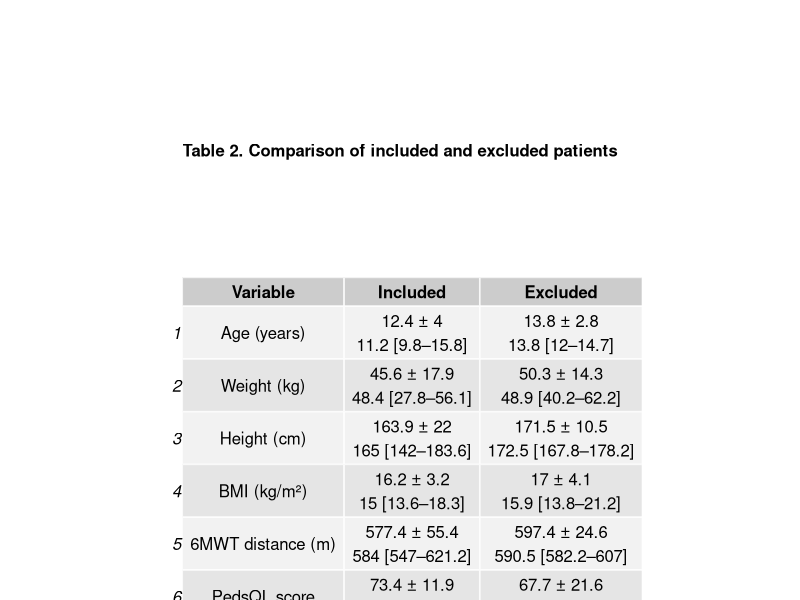

The R script that drew this image:
## ---- chunk 1
knitr::opts_chunk$set(echo = TRUE, warning = FALSE, message = FALSE)
## ---- chunk 2
# Load package
library(readxl)

# Import datasets
included_data <- read_excel("data/data_clean.xlsx")
excluded_data <- read_excel("data/data_excluded.xlsx")

# Check structure
str(included_data)
str(excluded_data)
## ---- chunk 3

# Load packages
library(gridExtra)
library(grid)

# ---- 1. FUNCTIONS ----

# Mean ± SD
mean_sd <- function(x) {
  paste0(
    round(mean(x, na.rm = TRUE), 1), " ± ",
    round(sd(x, na.rm = TRUE), 1)
  )
}

# Median [IQR]
median_iqr <- function(x) {
  paste0(
    round(median(x, na.rm = TRUE), 1), " [",
    round(quantile(x, 0.25, na.rm = TRUE), 1), "–",
    round(quantile(x, 0.75, na.rm = TRUE), 1), "]"
  )
}

# ---- 2. VARIABLES ----

vars <- c("age", "weight_kg", "height_cm", "bmi_kg_cm2",
          "6minwt_distance_traveled_m_before",
          "pedsql_totalself_before")

# ---- 3. BUILD CLEAN TABLE ----

table_final <- data.frame(
  Variable = vars,
  Included = paste0(
    sapply(included_data[vars], mean_sd), "\n",
    sapply(included_data[vars], median_iqr)
  ),
  Excluded = paste0(
    sapply(excluded_data[vars], mean_sd), "\n",
    sapply(excluded_data[vars], median_iqr)
  )
)

# Remove row names
rownames(table_final) <- NULL

# Rename variables (clean labels)
table_final$Variable <- c(
  "Age (years)",
  "Weight (kg)",
  "Height (cm)",
  "BMI (kg/m²)",
  "6MWT distance (m)",
  "PedsQL score"
)

# Display table in RMarkdown
table_final

# ---- 4. EXPORT TO PDF ----

pdf("figures/Table_2_Comparison_Included_Excluded.pdf", width = 9, height = 7)

grid.arrange(
  textGrob(
    "Table 2. Comparison of included and excluded patients",
    gp = gpar(fontsize = 12, fontface = "bold")
  ),
  tableGrob(table_final),
  ncol = 1
)

dev.off()
